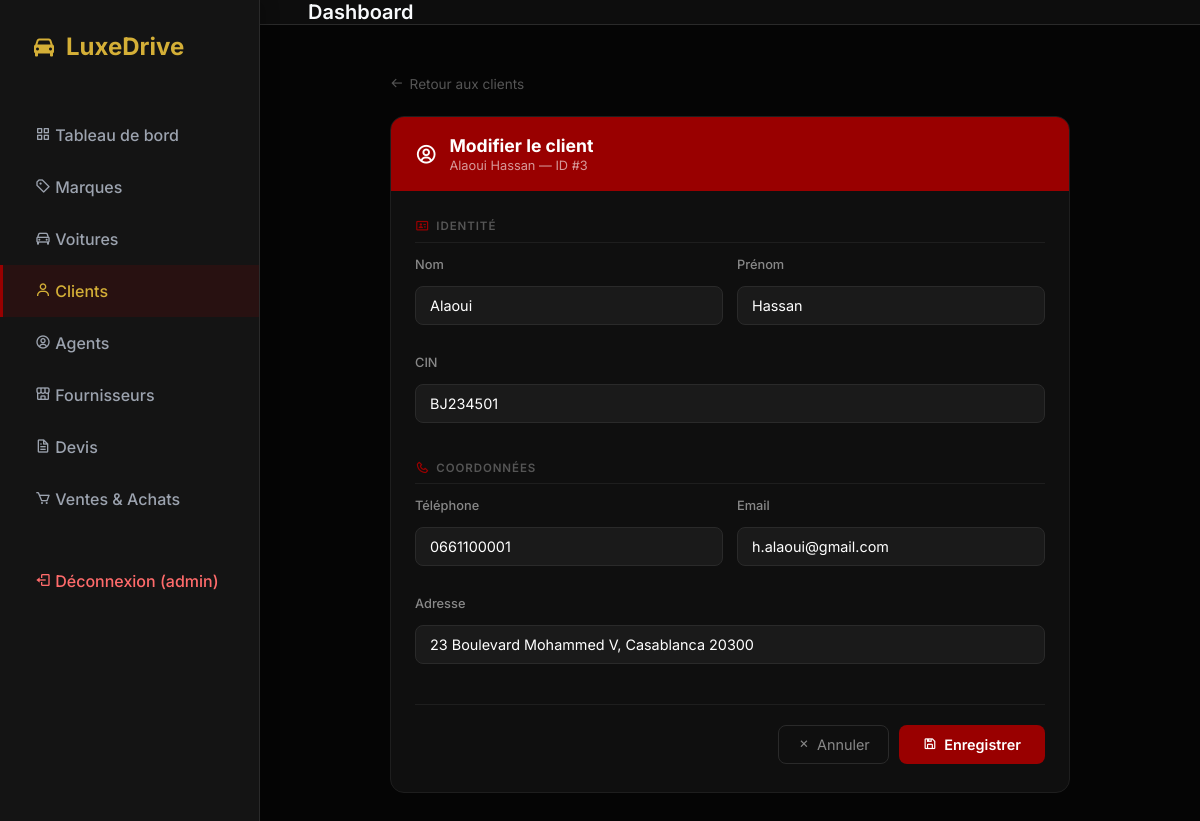
Screenshot of /clients/edit/3 (signed in) with the database file from the repository.
### tables this page shows
CREATE TABLE user (
    id_user INTEGER PRIMARY KEY AUTOINCREMENT,
    username TEXT UNIQUE NOT NULL,
    password TEXT NOT NULL,
    role TEXT CHECK( role IN ('admin', 'user') ) NOT NULL,
    id_client INTEGER,
    FOREIGN KEY (id_client) REFERENCES client(id_client)
);

CREATE TABLE client (
    id_client INTEGER PRIMARY KEY AUTOINCREMENT,
    nom TEXT,
    prenom TEXT,
    telephone TEXT,
    email TEXT
, cin TEXT, adresse TEXT);

### app.py (the view, shortened to what this page needs)
@app.route('/clients/edit/<int:id_client>', methods=['GET', 'POST'])
@admin_required
def client_edit(id_client):
    db = get_db()
    cur = db.cursor()
    cur.execute('SELECT * FROM client WHERE id_client=?', (id_client,))
    client = cur.fetchone()
    return render_template('client_edit.html', client=client)

### app.py (called while the page is built)
def get_db():
    db = getattr(g, '_database', None)
    if db is None:
        db = g._database = sqlite3.connect(DATABASE)
        db.row_factory = sqlite3.Row
    return db

@app.teardown_appcontext
def close_connection(exception):
    db = getattr(g, '_database', None)
    if db is not None:
        db.close()

@app.before_request
def load_logged_in_user():
    user_id = session.get('user_id')
    if user_id is None:
        g.user = None
    else:
        db = get_db()
        cur = db.cursor()
        cur.execute('SELECT * FROM user WHERE id_user = ?', (user_id,))
        g.user = cur.fetchone()

def admin_required(f):
    @wraps(f)
    def decorated_function(*args, **kwargs):
        if 'user_id' not in session or session.get('role') != 'admin':
            return redirect(url_for('voitures'))
        return f(*args, **kwargs)
    return decorated_function

### templates/client_edit.html (shortened to what this page needs)
{% extends 'base.html' %}
{% block content %}
<div class="edit-container">
  <a href="/clients" class="back-link">
    <i class='bx bx-arrow-back'></i> Retour aux clients
  </a>
  <div class="edit-card">
    <div class="edit-card-header">
      <i class='bx bx-user-circle'></i>
      <div>
        <h2>Modifier le client</h2>
        <p>{{ client.nom }} {{ client.prenom }} — ID #{{ client.id_client }}</p>
      </div>
    </div>
    <div class="edit-card-body">
      <form method="POST">
        <div class="section-label">
          <i class='bx bx-id-card'></i> Identité
        </div>
        <div class="form-row">
          <div class="form-group">
            <label>Nom</label>
            <input type="text" name="nom" value="{{ client.nom or '' }}" placeholder="Nom de famille" required>
          </div>
          <div class="form-group">
            <label>Prénom</label>
            <input type="text" name="prenom" value="{{ client.prenom or '' }}" placeholder="Prénom" required>
          </div>
        </div>
        <div class="form-row full">
          <div class="form-group">
            <label>CIN</label>
            <input type="text" name="cin" value="{{ client.cin or '' }}" placeholder="AB123456">
          </div>
        </div>
        <div class="section-label" style="margin-top: 22px;">
          <i class='bx bx-phone'></i> Coordonnées
        </div>
        <div class="form-row">
          <div class="form-group">
            <label>Téléphone</label>
            <input type="text" name="telephone" value="{{ client.telephone or '' }}" placeholder="0600000000">
          </div>
          <div class="form-group">
            <label>Email</label>
            <input type="email" name="email" value="{{ client.email or '' }}" placeholder="email@exemple.com">
          </div>
        </div>
        <div class="form-row full">
          <div class="form-group">
            <label>Adresse</label>
            <input type="text" name="adresse" value="{{ client.adresse or '' }}" placeholder="Rue, Ville, Code postal">
          </div>
        </div>
        <div class="form-actions">
          <a href="/clients" class="btn-cancel">
            <i class='bx bx-x'></i> Annuler
          </a>
          <button type="submit" class="btn-save">
            <i class='bx bx-save'></i> Enregistrer
          </button>
        </div>
      </form>
    </div>
  </div>
</div>
{% endblock %}

### templates/base.html (shortened to what this page needs)
<!DOCTYPE html>
<html lang="fr">
<head>
    <link rel="stylesheet" href="{{ url_for('static', filename='style.css') }}">
    <link href="https://unpkg.com/boxicons@2.1.4/css/boxicons.min.css" rel="stylesheet">
</head>
<body>
    <aside class="sidebar">
        <div class="brand">
            <i class='bx bxs-car'></i>
            <span>LuxeDrive</span>
        </div>
        <ul class="nav-links">
            {% if g.user and g.user.role == 'admin' %}
            <li><a href="{{ url_for('dashboard') }}" class="{% if request.endpoint == 'dashboard' %}active{% endif %}"><i class='bx bx-grid-alt'></i> Tableau de bord</a></li>
            {% endif %}
            <li><a href="{{ url_for('marques') }}" class="{% if request.endpoint in ['marques','marque_detail'] %}active{% endif %}"><i class='bx bx-purchase-tag-alt'></i> Marques</a></li>
            {% if g.user and g.user.role == 'admin' %}
            <li><a href="{{ url_for('voitures') }}" class="{% if request.endpoint in ['voitures','voitures_add','voiture_detail','voiture_edit'] %}active{% endif %}"><i class='bx bx-car'></i> Voitures</a></li>
            {% endif %}
            {% if g.user and g.user.role == 'admin' %}
            <li><a href="{{ url_for('clients') }}" class="{% if request.endpoint in ['clients','client_edit'] %}active{% endif %}"><i class='bx bx-user'></i> Clients</a></li>
            <li><a href="{{ url_for('agents') }}" class="{% if request.endpoint in ['agents','agent_edit'] %}active{% endif %}"><i class='bx bx-user-circle'></i> Agents</a></li>
            <li><a href="{{ url_for('fournisseurs') }}" class="{% if request.endpoint in ['fournisseurs','fournisseur_edit'] %}active{% endif %}"><i class='bx bx-store-alt'></i> Fournisseurs</a></li>
            <li><a href="{{ url_for('devis_select') }}" class="{% if request.endpoint in ['devis_select','devis'] %}active{% endif %}"><i class='bx bx-file'></i> Devis</a></li>
            <li><a href="{{ url_for('transactions') }}" class="{% if request.endpoint == 'transactions' %}active{% endif %}"><i class='bx bx-cart'></i> Ventes & Achats</a></li>
            {% endif %}
            <li style="margin-top:30px;">
                <a href="{{ url_for('logout') }}" style="color:#ff6b6b;">
                    <i class='bx bx-log-out'></i> Déconnexion ({{ g.user.username if g.user else '' }})
                </a>
            </li>
        </ul>
    </aside>
    <div class="main-content">
        <header>
            <h1 class="page-title">{% block page_title %}Dashboard{% endblock %}</h1>
        </header>
        <main>
            {% block content %}{% endblock %}
        </main>
    </div>
</body>
</html>

### static/style.css (style rules this page uses)
:root { --primary-color: #990000; --primary-hover: #7a0000; --accent-gold: #D4AF37; --bg-color: #050505; --sidebar-bg: #141414; --card-bg: #141414; --text-main: #f8fafc; --text-muted: #9ca3af; --border-color: #2a2a2a; --success: #10b981; --warning: #f59e0b; --danger: #ef4444; }
* { box-sizing: border-box; margin: 0; padding: 0; font-family: 'Inter', sans-serif; }
body { background-color: var(--bg-color); color: var(--text-main); display: flex; height: 100vh; overflow: hidden; }
.sidebar { width: 260px; background-color: var(--sidebar-bg); border-right: 1px solid var(--border-color); display: flex; flex-direction: column; padding: 2rem 0; box-shadow: 4px 0 15px rgba(0,0,0,0.2); z-index: 10; }
.brand { padding: 0 2rem; font-size: 1.5rem; font-weight: 700; color: var(--accent-gold); margin-bottom: 3rem; display: flex; align-items: center; gap: 10px; }
.nav-links { list-style: none; display: flex; flex-direction: column; }
.nav-links li { width: 100%; }
.nav-links a { display: block; padding: 1rem 2rem; color: var(--text-muted); text-decoration: none; font-weight: 500; transition: all 0.3s ease; border-left: 3px solid transparent; }
.nav-links a:hover, .nav-links a.active { background-color: rgba(153, 0, 0, 0.15); color: var(--accent-gold); border-left: 3px solid var(--primary-color); }
.main-content { flex: 1; display: flex; flex-direction: column; overflow-y: auto; }
header { height: 80px; display: flex; align-items: center; padding: 0 3rem; background: rgba(18, 18, 18, 0.7); backdrop-filter: blur(10px); border-bottom: 1px solid var(--border-color); position: sticky; top: 0; z-index: 5; }
.page-title { font-size: 1.25rem; font-weight: 600; }
main { padding: 3rem; flex: 1; }
.form-group { display: flex; flex-direction: column; margin-bottom: 1rem; }
.form-group label { font-size: 0.9rem; font-weight: 500; color: var(--text-muted); margin-bottom: 0.5rem; }
.form-group input, .form-group select { padding: 0.75rem 1rem; border-radius: 8px; border: 1px solid var(--border-color); background-color: rgba(0,0,0,0.2); color: var(--text-main); font-size: 1rem; transition: all 0.3s ease; }
.form-group input::placeholder { color: #475569; }

### templates/client_edit.html (style rules this page uses)
.edit-container { max-width: 680px; margin: 0 auto; }
.back-link { display: inline-flex; align-items: center; gap: 6px; color: #555; font-size: 0.85rem; text-decoration: none; margin-bottom: 24px; transition: color 0.2s; }
.edit-card { background: #0f0f0f; border: 1px solid #1e1e1e; border-radius: 14px; overflow: hidden; }
.edit-card-header { background: #990000; padding: 18px 24px; display: flex; align-items: center; gap: 12px; }
.edit-card-header i { font-size: 1.4rem; color: #fff; }
.edit-card-header h2 { font-size: 1.1rem; font-weight: 700; color: #fff; margin: 0; }
.edit-card-header p { font-size: 0.8rem; color: rgba(255,255,255,0.6); margin: 2px 0 0; }
.edit-card-body { padding: 28px 24px; }
.section-label { font-size: 0.72rem; font-weight: 600; color: #555; text-transform: uppercase; letter-spacing: 0.08em; margin-bottom: 14px; padding-bottom: 8px; border-bottom: 1px solid #1e1e1e; display: flex; align-items: center; gap: 6px; }
.section-label i { color: #990000; font-size: 0.9rem; }
.form-row { display: grid; grid-template-columns: 1fr 1fr; gap: 14px; margin-bottom: 14px; }
.form-row.full { grid-template-columns: 1fr; }
.form-group { display: flex; flex-direction: column; gap: 6px; }
.form-group label { font-size: 0.8rem; color: #888; font-weight: 500; }
.form-group input { background: #1a1a1a; border: 1px solid #2a2a2a; border-radius: 8px; color: #fff; font-size: 0.9rem; padding: 10px 14px; outline: none; transition: border-color 0.2s, box-shadow 0.2s; }
.form-group input::placeholder { color: #3a3a3a; }
.form-actions { display: flex; gap: 10px; justify-content: flex-end; margin-top: 24px; padding-top: 20px; border-top: 1px solid #1e1e1e; }
.btn-save { background: #990000; color: #fff; border: none; border-radius: 8px; padding: 10px 24px; font-size: 0.9rem; font-weight: 600; cursor: pointer; transition: background 0.2s; display: flex; align-items: center; gap: 7px; }
.btn-cancel { background: transparent; color: #888; border: 1px solid #2a2a2a; border-radius: 8px; padding: 10px 18px; font-size: 0.9rem; cursor: pointer; transition: all 0.2s; text-decoration: none; display: flex; align-items: center; gap: 6px; }

### rows the page displays
user: user "admin"
client: nom "Alaoui", prenom "Hassan", id_client "3", cin "BJ234501", telephone "0661100001", email "h.alaoui@gmail.com", adresse "23 Boulevard Mohammed V, Casablanca 20300"
